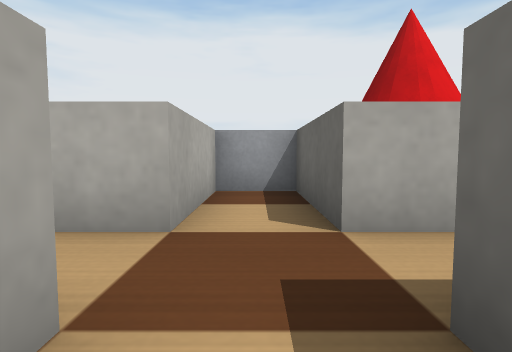
[1] (above)

16 first-person views from a walk through a robot-simulator world made for Webots. The camera is 0.06 m above the floor, tilts 4° down and sees 80° across. The floor is counted in squares, 0.1 m on a side. Each view is taken from the middle of a square. On the plan, view 1 faces up. The plan holds only what a view shows up to about 9 squares ahead; the rest is blank. The robots in the file are not drawn. Simple shapes and patterns stand in for the simulator's stock objects.

[2]
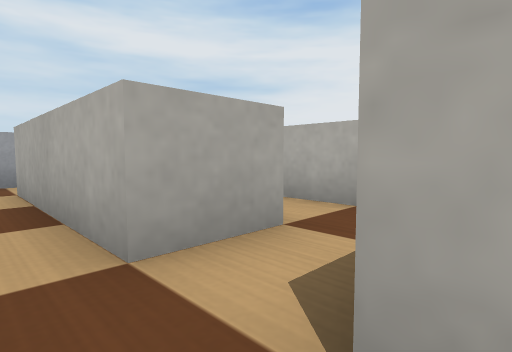

[3]
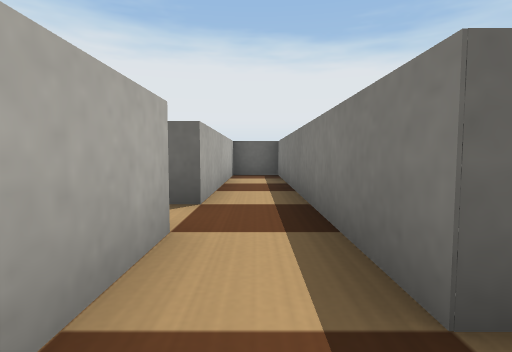

[4]
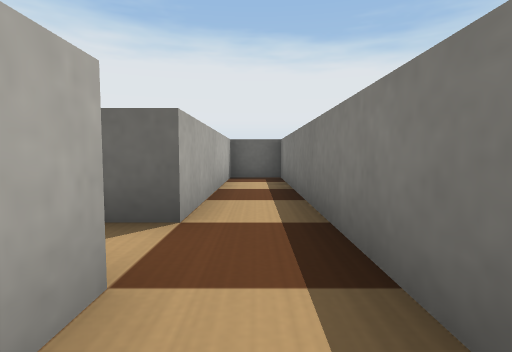

[5]
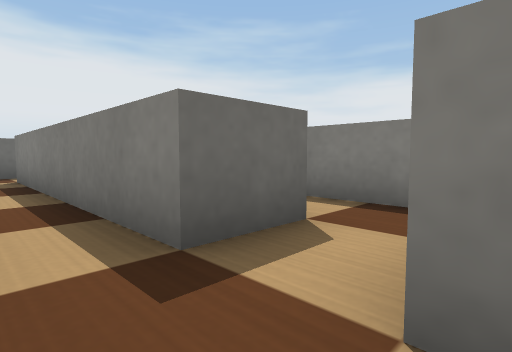

[6]
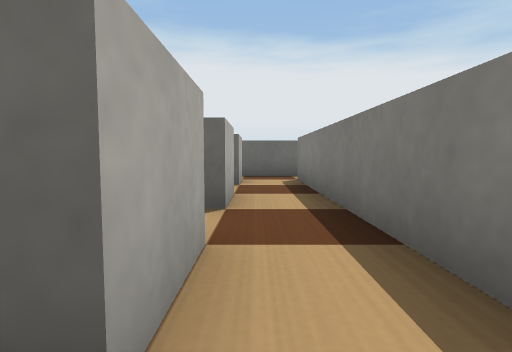

[7]
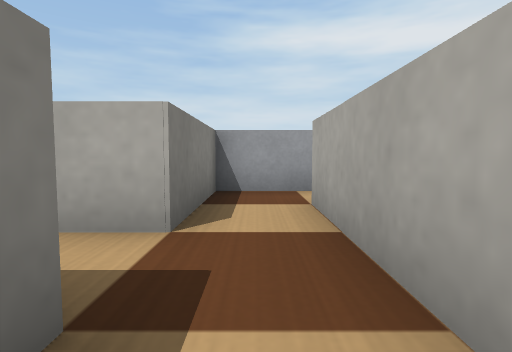

[8]
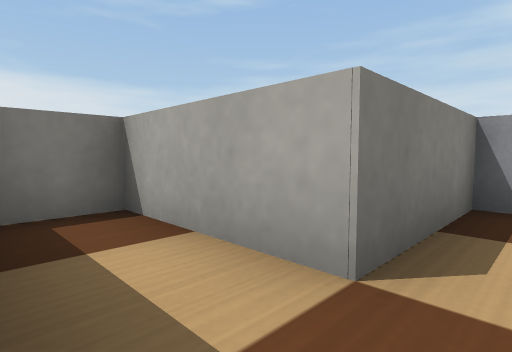

[9]
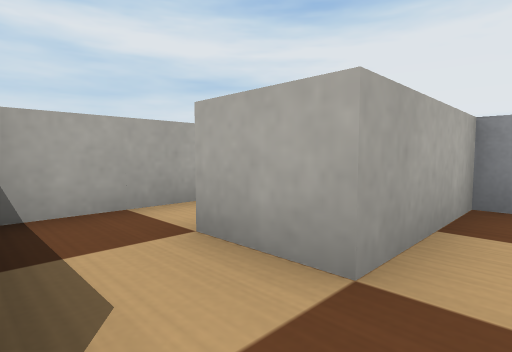

[10]
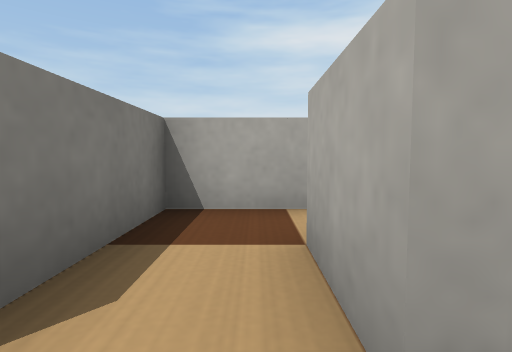

[11]
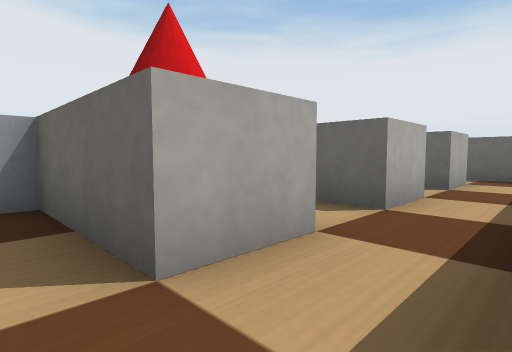

[12]
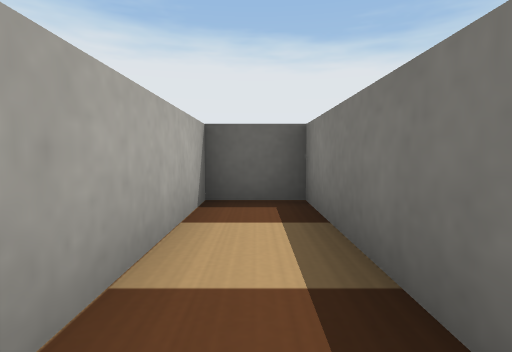

[13]
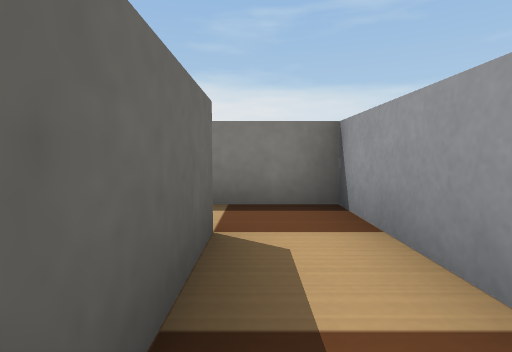

[14]
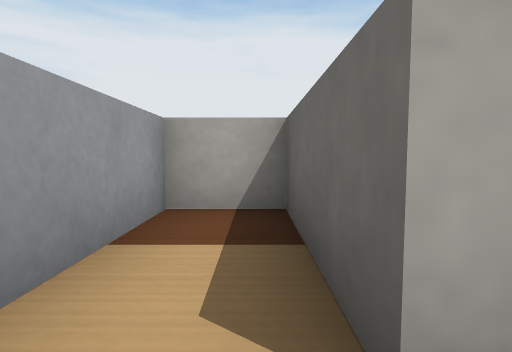

[15]
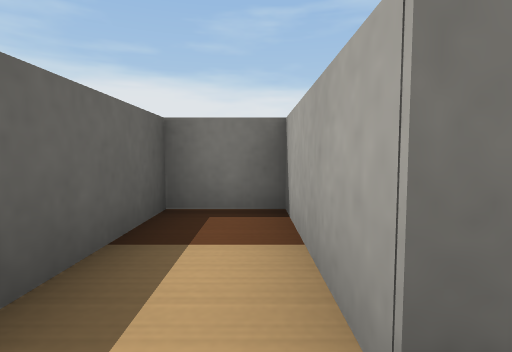

[16]
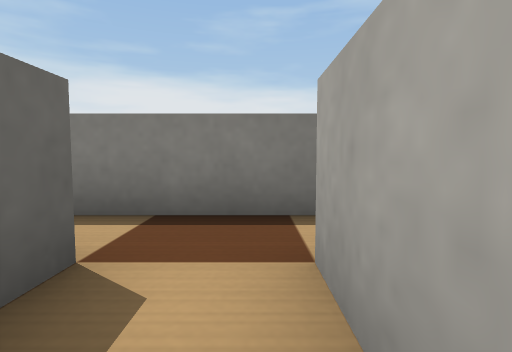

### Floor plan
Ten units are one square. View 1 is at (0, 0); x grows to the right and y downward. Boxes are objects, and circles mark ways between rooms. Rooms are numbered by the first view taken in them; rooms with no view inside come last. Other rooms are left out.
<svg viewBox="-65 -55 144 103">
<path fill="none" stroke="#000" d="M20 -23 7 -23 7 -50 -7 -50 -7 -23 -20 -23M7 3 7 -10 24 -10M-33 -10 -7 -10 -7 3M-5 17 60 17 60 3 7 3M-33 17 -33 43 -20 43 -20 17 -5 17M-7 3 -35 3M-35 3 -47 3 -47 -23 -60 -23 -60 17 -33 17M47 -36 47 -23M44 -10 74 -10M74 -23 60 -23 60 -29M-33 -33 -33 -10"/>
<circle cx="0" cy="-5" r="3" fill="#2a7"/>
<circle cx="-15" cy="-20" r="3" fill="#2a7"/>
<circle cx="-15" cy="10" r="3" fill="#2a7"/>
<circle cx="-40" cy="10" r="3" fill="#2a7"/>
<text x="0" y="-20">1</text>
<text x="20" y="10">2</text>
<text x="-30" y="20">3</text>
<text x="-50" y="0">4</text>
<text x="50" y="-30">5</text>
<text x="-30" y="-20">6</text>
</svg>
Room 1 opens to room 2. Room 1 opens to room 6. Room 2 opens to room 3. Room 3 opens to room 4.

Where each view was taken, in squares from view 1:
view 1: 0 up, 0 right, facing up
view 2: 1 down, 1 right, facing up-left
view 3: 1 down, 3 left, facing right
view 4: 1 down, 2 left, facing right
view 5: 2 up, 1 left, facing down-right
view 6: 2 up, 0 right, facing right
view 7: 1 down, 1 left, facing left
view 8: 1 down, 2 left, facing down-left
view 9: 1 up, 0 right, facing up-left
view 10: 2 up, 0 right, facing left
view 11: 1 up, 0 right, facing up-right
view 12: 1 down, 2 right, facing right
view 13: 2 up, 5 left, facing down
view 14: 1 down, 5 left, facing up
view 15: 1 down, 3 left, facing down
view 16: 4 up, 5 right, facing down
